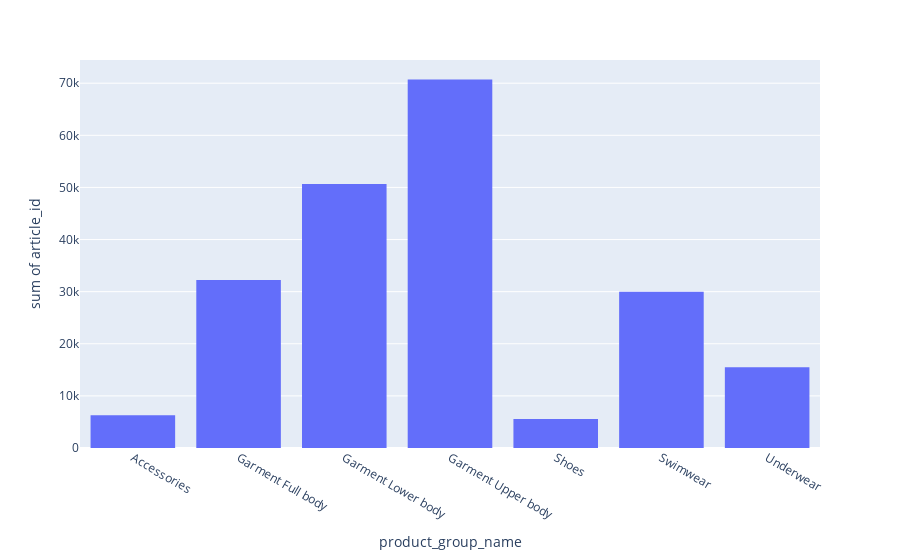

The code cell stored with this chart in its notebook:
### Code cell
plot_feature(detailed_transactions, "product_group_name")

### Figure 1 — Plotly figure (JSON) as saved in the notebook; plotly's stock layout.template omitted (floating-point values rounded to 4 significant figures)
{"data": [{"bingroup": "x", "histfunc": "sum", "hovertemplate": "product_group_name=%{x}<br>sum of article_id=%{y}<extra></extra>", "legendgroup": "", "marker": {"color": "#636efa", "pattern": {"shape": ""}}, "name": "", "orientation": "v", "showlegend": false, "type": "histogram", "x": ["Accessories", "Garment Full body", "Garment Lower body", "Garment Upper body", "Shoes", "Swimwear", "Underwear"], "xaxis": "x", "y": [6294, 32247, 50673, 70729, 5584, 29964, 15497], "yaxis": "y"}], "layout": {"barmode": "relative", "legend": {"tracegroupgap": 0}, "margin": {"t": 60}, "xaxis": {"anchor": "y", "domain": [0, 1], "title": {"text": "product_group_name"}}, "yaxis": {"anchor": "x", "domain": [0, 1], "title": {"text": "sum of article_id"}}}}
